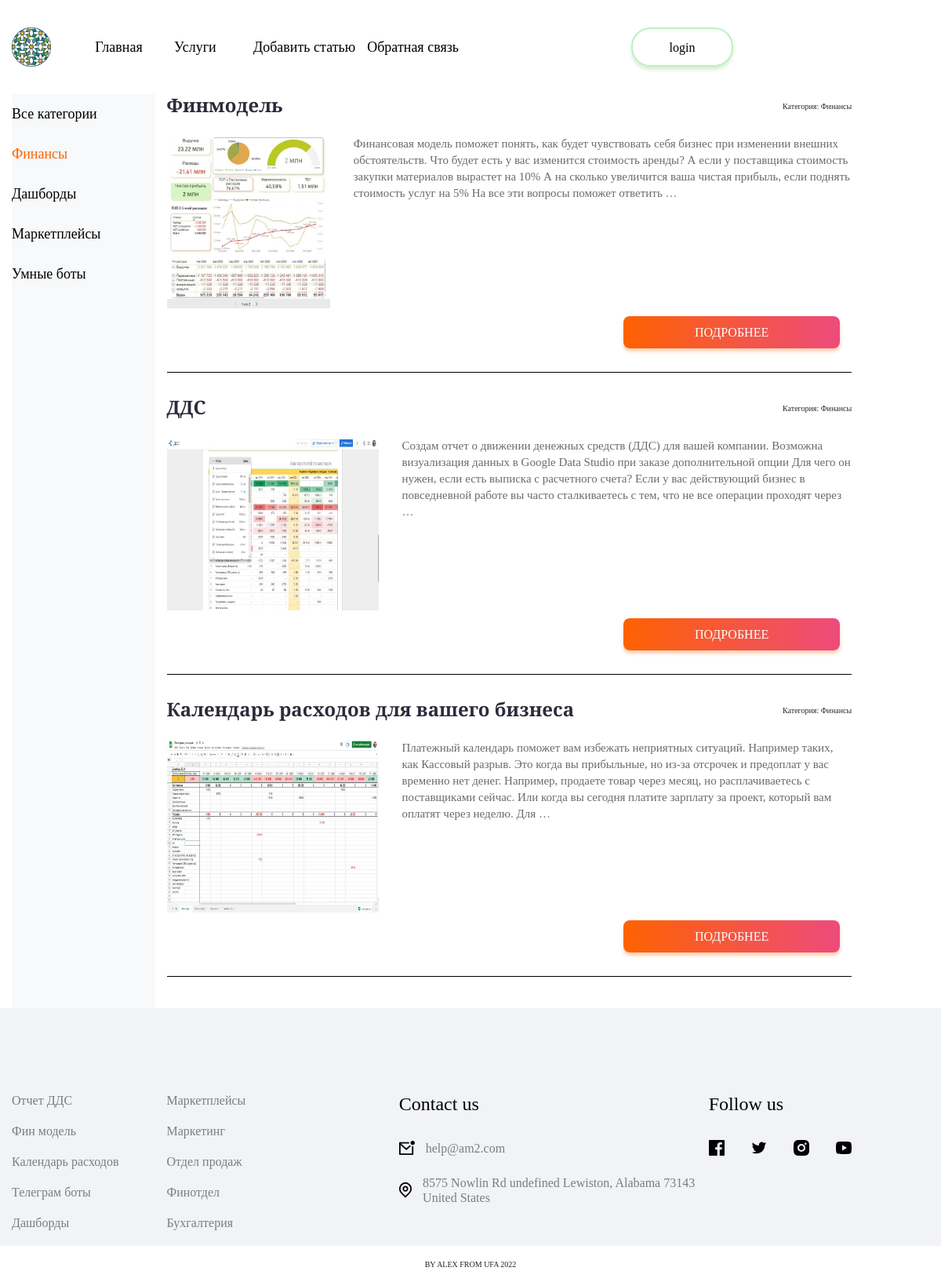
Page /category/1/ on the committed database.
### algoritm/models.py (models this page shows, shortened)
class Category(models.Model):
    name = models.CharField(max_length=100, db_index=True, verbose_name='Категория')
    def __str__(self):
        return self.name
    def get_absolute_url(self):
        return reverse('category', kwargs={'cat_id': self.pk})
    class Meta:
        verbose_name = "Категория"
        verbose_name_plural = "Категории"
        ordering  = ['id']

class Boards(models.Model):
    title = models.CharField(max_length=255, verbose_name='Заголовок')
    content = models.TextField(blank=True, verbose_name='Текст статьи')
    photo = models.ImageField(upload_to='photos/%Y/%m/%d/', verbose_name='Фото')
    time_create = models.DateTimeField(auto_now_add=True, verbose_name='Время создания')
    time_update = models.DateTimeField(auto_now=True, verbose_name='Время изменения')
    is_published = models.BooleanField(default=True, verbose_name='Публикация')
    cat = models.ForeignKey('Category', on_delete=models.PROTECT, null=True, verbose_name='Категория')
    def get_absolute_url(self):
        return reverse('post', kwargs={'post_id': self.pk})
    class Meta:
        verbose_name = 'Наши услуги'
        verbose_name_plural = 'Наши услуги'

### algoritm/views.py (the view)
# urls.py: path('category/<int:cat_id>/', show_category, name='category'),
def show_category(request, cat_id):
    posts = Boards.objects.filter(cat_id=cat_id)
    cats = Category.objects.all()
    if len(posts) == 0:
        raise Http404()
    context = {
        'posts': posts,
        'cats': cats,
        'menu': menu,
        'title': 'Отображение по категориям',
        'cat_selected': cat_id,
    }
    return render(request, 'algoritm/products.html', context=context)

### algoritm/templates/algoritm/products.html
{% extends 'algoritm/base.html' %}
{% block content%}
<section class="container content__block">
        <div class="row">
            <div class="col-md-2 col-sm-4 m-10">
                <nav class ="bg-light menu-vertical mb-5 h-100">
                    <ul class ="nav navbar-nav">
                        {% if cat_selected == 0 %}
                            <li class ="menu__item_verical  mb-4 mt-4">Все категории</li>
                        {% else %}
                            <li class="mb-4 mt-4"><a class ="menu__link_verical" href="{% url 'products' %}">Все категории</a></li>
                        {% endif %}
                        {% for c in cats %}
                            {% if c.pk == cat_selected %}
                                <li class ="menu__item_verical mb-4 mt-4">{{ c.name }}</li>
                            {% else %}
                                <li class="mb-4 mt-4"><a class ="menu__link_verical" href="{{ c.get_absolute_url }}">{{ c.name }}</a></li>
                            {% endif %}
                        {% endfor %}
                    </ul>
                </nav>
            </div>
            <ul class="col-9">
                {% for p in posts%}
                    <li class="container post__area">
                        <div class="d-flex flex-row title__row">
                            <h4 class="content__title">{{ p.title }}</h4>
                            <p>Категория: {{ p.cat}}</p>
                        </div>
                        <div class ="container">
                            {%if p.photo %}
                                <img class="image_preview img-responsive" src="{{ p.photo.url }}">
                            {% else %}
                                <img class="image_preview img-responsive" src="../../static/algoritm/images/dashboard.jpg">
                            {% endif %}
                            <p class="content__block-text"> {{ p.content|truncatewords:50 }}  </p>
                        </div>
                        <div class="row justify-content-end mb-5 button__block">
                            <div class="col-lg-4 col-sm-3">
                                <a href="{{ p.get_absolute_url }}" class="banner__link button_orange">Подробнее</a>
                            </div>
                        </div>
                    </li>
                {% endfor %}
            </ul>
        </div>
    </section>
{% endblock content%}

### algoritm/static/algoritm/css/style.css (style rules this page uses)
.banner__link { font-style: normal; font-weight: 500; font-size: 1.6rem; line-height: 1.9rem; text-align: center; text-transform: uppercase; color: #FFFFFF; text-decoration: none; }
@media screen and (min-width: 1200px) { .container { max-width: 1170px; padding: 0; } }

### algoritm/static/algoritm/css/main.css (style rules this page uses)
:root { font-size: 10px; }
body { margin: 0; font-family: 'Playfair Display'; }
.button_orange { height: 4.1rem; background: linear-gradient(90.08deg, #FE6201 0.05%, #ED4B7C 99.92%); box-shadow: 0rem .4rem .4rem rgba(254, 98, 1, 0.3); border-radius: .8rem; display: grid; align-items: center; justify-items: center; text-decoration: none; transition: background-color 0.6s ease, color 0.6s ease; }

### algoritm/static/algoritm/css/products.css (style rules this page uses)
.content__block { margin-top: 12rem; }
.menu__item_verical { text-decoration: none; font-style: normal; font-weight: 400; font-size: 1.8rem; line-height: 2.1rem; color: #FE6201; white-space: nowrap; margin: 1rem 0; }
.menu__link_verical { text-decoration: none; font-style: normal; font-weight: 400; font-size: 1.8rem; line-height: 2.1rem; color: #000000; white-space: nowrap; }
.post__area { text-decoration: none; list-style: none; margin-bottom: 3rem; border-bottom: .1rem solid black; }
.title__row { justify-content: space-between; align-items: end; }
.content__title { font-weight: 700; font-size: 2.4rem; line-height: 2.8rem; color: #2B2B3A; }
.image_preview { max-width: 30rem; height: 23rem; float: left; padding: 0 3rem 1rem 0; }
.content__block-text { min-height: 20rem; font-weight: normal; font-size: 1.5rem; line-height: 2.1rem; color: #6B6B6B; margin: 2rem 0 0 0; padding-bottom: 2rem; }
.button__block { width: 100%; }

### rows in the picture
Category: name "Финансы"
Category: name "Дашборды"
Category: name "Маркетплейсы"
Category: name "Умные боты"
Boards: title "Финмодель", cat "Финансы", photo (picture), content "Финансовая модель поможет понять, как будет чувствовать себя бизнес при изменении внешних обстоятельств. Что будет есть у вас изменится стоимость аренды? А если у поставщика стоимость закупки материалов вырастет на 10% А на сколько увеличится ваша чистая прибыль, если поднять стоимость услуг на 5% На все эти вопросы поможет ответить …"
Boards: title "ДДС", cat "Финансы", photo (picture), content "Создам отчет о движении денежных средств (ДДС) для вашей компании. Возможна визуализация данных в Google Data Studio при заказе дополнительной опции Для чего он нужен, если есть выписка с расчетного счета? Если у вас действующий бизнес в повседневной работе вы часто сталкиваетесь с тем, что не все операции проходят через …"
Boards: title "Календарь расходов для вашего бизнеса", cat "Финансы", photo (picture), content "Платежный календарь поможет вам избежать неприятных ситуаций. Например таких, как Кассовый разрыв. Это когда вы прибыльные, но из-за отсрочек и предоплат у вас временно нет денег. Например, продаете товар через месяц, но расплачиваетесь с поставщиками сейчас. Или когда вы сегодня платите зарплату за проект, который вам оплатят через неделю. Для …"

### other values in the picture
{{ m.title }} "Главная" "Услуги" "Добавить статью" "Обратная связь"
